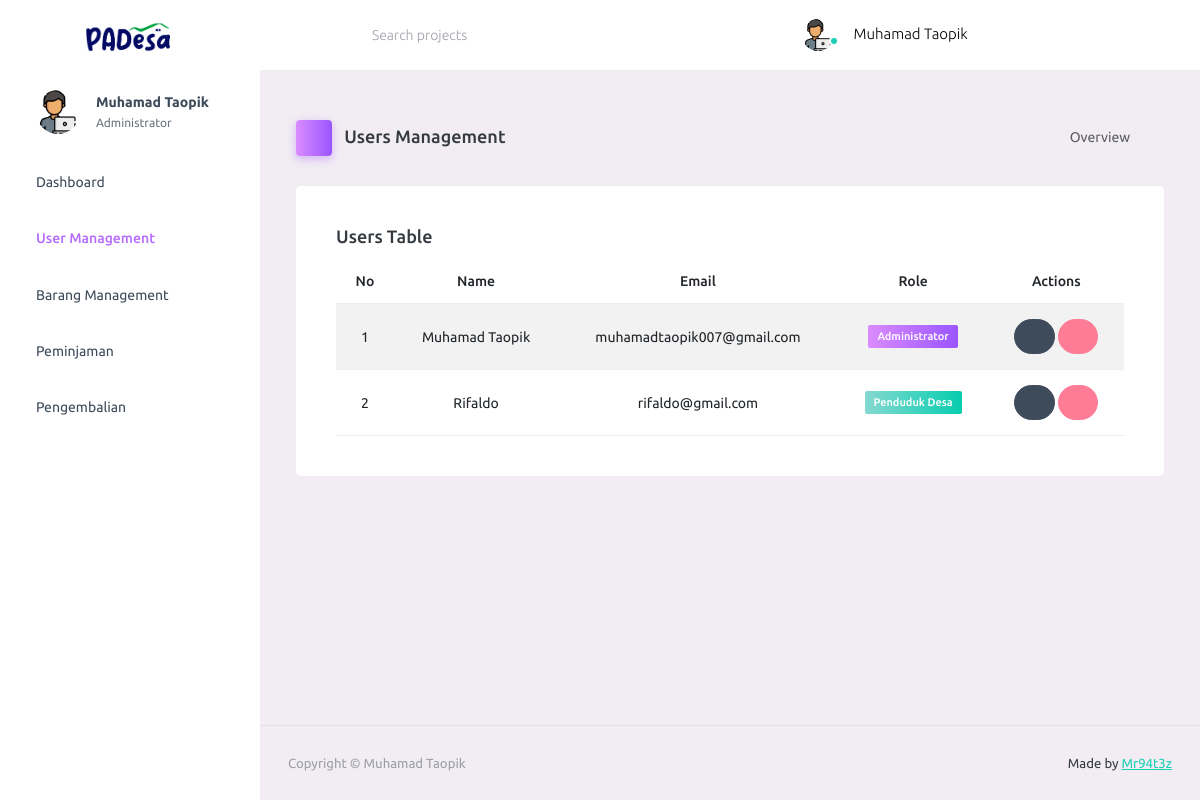
The page /user-management (signed in) on the database its author committed.
### app.py (models this page shows)
class Users(UserMixin, db.Model):
    __tablename__ = 'users'
    id = db.Column(db.Integer, primary_key=True)
    name = db.Column(db.String(225), nullable=False)
    email = db.Column(db.String(225), nullable=False, unique=True)
    password = db.Column(db.String(128), nullable=False)
    is_admin = db.Column(db.Boolean, default=False)
    barangs = relationship('Barangs', secondary='peminjamans')

### app.py (the view)
@app.route('/user-management', methods=["GET", "POST"])
@login_required
def show_user():
    if current_user.is_admin == True:
        items = Users().query.all()
        return render_template('user-management.html', items=items, name=current_user.name, admin=current_user.is_admin)
    if current_user.is_admin == False:
        return error_404(e)

### app.py (called while the page is built)
@login_manager.user_loader
def load_user(user_id):
    return Users.query.get(int(user_id))

### templates/user-management.html
{% include "./partials/_header.html" %}
<div class="container-scroller">
  {% include "./partials/_navbar.html" %}
  <div class="container-fluid page-body-wrapper">
    {% include "./partials/_sidebar.html" %}
    <div class="main-panel">
      <div class="content-wrapper">
        {% include "./partials/_show-user.html" %}
      </div>
      {% include "./partials/_footer.html" %}
    </div>
  </div>
{% include "./partials/_end.html" %}

### templates/partials/_navbar.html (shortened to what this page needs)
<nav class="navbar default-layout-navbar col-lg-12 col-12 p-0 fixed-top d-flex flex-row">
  <div class="text-center navbar-brand-wrapper d-flex align-items-center justify-content-center">
    <a class="navbar-brand brand-logo" href="index.html"><img
        src={{ url_for('static', filename='backend/assets/images/logo.svg') }} alt="logo" /></a>
  </div>
  <div class="navbar-menu-wrapper d-flex align-items-stretch">
    <button class="navbar-toggler navbar-toggler align-self-center" type="button" data-toggle="minimize">
      <span class="mdi mdi-menu"></span>
    </button>
    <div class="search-field d-none d-md-block">
      <form class="d-flex align-items-center h-100" action="#">
        <div class="input-group">
          <div class="input-group-prepend bg-transparent">
            <i class="input-group-text border-0 mdi mdi-magnify"></i>
          </div>
          <input type="text" class="form-control bg-transparent border-0" placeholder="Search projects">
        </div>
      </form>
    </div>
    <ul class="navbar-nav navbar-nav-right">
      <li class="nav-item nav-profile dropdown">
        <a class="nav-link dropdown-toggle" id="profileDropdown" href="#" data-bs-toggle="dropdown"
          aria-expanded="false">
          <div class="nav-profile-img">
            {% if admin == False %}
            <img src={{ url_for('static', filename='backend/assets/images/faces/user.png') }} alt="profile">
            {% elif admin == True %}
            <img src={{ url_for('static', filename='backend/assets/images/faces/programmer.png') }} alt="profile">
            {% endif %}
            <span class="availability-status online"></span>
          </div>
          <div class="nav-profile-text">
            <p class="mb-1 text-black">{{ name }}</p>
          </div>
        </a>
      </li>
      <li class="nav-item d-none d-lg-block full-screen-link">
        <a class="nav-link">
          <i class="mdi mdi-fullscreen" id="fullscreen-button"></i>
        </a>
      </li>
      <li class="nav-item nav-logout d-none d-lg-block">
        <a class="nav-link" href={{ url_for('logout') }}>
          <i class="mdi mdi-power"></i>
        </a>
      </li>
      <li class="nav-item nav-settings d-none d-lg-block">
        <a class="nav-link" href="#">
          <i class="mdi mdi-format-line-spacing"></i>
        </a>
      </li>
    </ul>
  </div>
</nav>

### templates/partials/_sidebar.html (shortened to what this page needs)
<nav class="sidebar sidebar-offcanvas" id="sidebar">
  <ul class="nav">
    <li class="nav-item nav-profile">
      <a href="#" class="nav-link">
        <div class="nav-profile-image">
          {% if admin == False %}
          <img src={{ url_for('static', filename='backend/assets/images/faces/user.png') }} alt="profile">
          {% elif admin == True %}
          <img src={{ url_for('static', filename='backend/assets/images/faces/programmer.png') }} alt="profile">
          {% endif %}
        </div>
        {% if admin == True %}
        <div class="nav-profile-text d-flex flex-column">
          <span class="font-weight-bold mb-2">{{ name }}</span>
          <span class="text-secondary text-small"> Administrator </span>
        </div>
        <i class="mdi mdi-check-decagram text-primary nav-profile-badge"></i>
        {% elif admin == False %}
        <div class="nav-profile-text d-flex flex-column">
          <span class="font-weight-bold mb-2">{{ name }}</span>
          <span class="text-secondary text-small"> Penduduk Desa </span>
        </div>
        {% endif %}
      </a>
    </li>
    {% if admin == True %}
    <li class="nav-item">
      <a class="nav-link" href={{ url_for('user_dashboard') }}>
        <span class="menu-title">Dashboard</span>
        <i class="mdi mdi-home menu-icon"></i>
      </a>
    </li>
    <li class="nav-item">
      <a class="nav-link" href={{ url_for('show_user') }}>
        <span class="menu-title">User Management</span>
        <i class="mdi mdi-cat menu-icon"></i>
      </a>
    </li>
    <li class="nav-item">
      <a class="nav-link" href={{ url_for('show_barang') }}>
        <span class="menu-title" id='barang'>Barang Management</span>
        <i class="mdi mdi-package menu-icon"></i>
      </a>
    </li>
    <li class="nav-item">
      <a class="nav-link" href={{ url_for('show_peminjaman') }}>
        <span class="menu-title">Peminjaman</span>
        <i class="mdi mdi-android-debug-bridge menu-icon"></i>
      </a>
    </li>
    <li class="nav-item">
      <a class="nav-link" href={{ url_for('show_pengembalian') }}>
        <span class="menu-title">Pengembalian</span>
        <i class="mdi mdi-truck menu-icon"></i>
      </a>
    </li>
    {% endif %}
  </ul>
</nav>

### templates/partials/_show-user.html (shortened to what this page needs)
<div class="page-header">
    <h3 class="page-title">
        <span class="page-title-icon bg-gradient-primary text-white me-2">
            <i class="mdi mdi-account-card-details"></i>
        </span> Users Management
    </h3>
    <nav aria-label="breadcrumb">
        <ul class="breadcrumb">
            <li class="breadcrumb-item active" aria-current="page">
                Overview <i class="mdi mdi-alert-circle-outline icon-sm text-primary align-middle"></i>
            </li>
        </ul>
    </nav>
</div>
<div class="col-lg-12 grid-margin stretch-card">
    <div class="card">
        <div class="card-body" style="overflow-x:auto;">
            <h4 class="card-title">Users Table</h4>
            <table class="table table-striped">
                <thead>
                    <tr class="text-center">
                        <th> No </th>
                        <th> Name </th>
                        <th> Email </th>
                        <th> Role </th>
                        <th> Actions </th>
                    </tr>
                </thead>
                <tbody>
                    {% for item in items %}
                    <tr class="text-center">
                        <td> {{ loop.index }} </td>
                        <td> {{ item.name }} </td>
                        <td> {{ item.email }} </td>
                        {% if item.is_admin == False %}
                        <td><label class="badge badge-gradient-success"> Penduduk Desa </label></td>
                        {% elif item.is_admin == True %}
                        <td><label class="badge badge-gradient-primary"> Administrator </label></td>
                        {% endif %}
                        <td>
                            <a href="{{ url_for('edit_user', id=item.id) }}" type="submit" class="btn btn-dark btn-rounded btn-sm link-light">
                                <i class="mdi mdi-table-edit"></i>
                            </a>
                            <a href="{{ url_for('delete_user', id=item.id) }}" type="submit" class="btn btn-danger btn-rounded btn-sm" onclick="return confirm('Apakah anda ingin menghapus user {{ item.name }}?')" title="Delete User">
                                <i class="mdi mdi-window-close"></i>
                            </a>
                        </td>
                    </tr>
                    {% endfor %}
                </tbody>
            </table>
        </div>
    </div>
</div>

### rows shown on the page
Users: name "Muhamad Taopik", email "muhamadtaopik007@gmail.com", is_admin "Administrator"
Users: name "Rifaldo", email "rifaldo@gmail.com", is_admin "Penduduk Desa"
